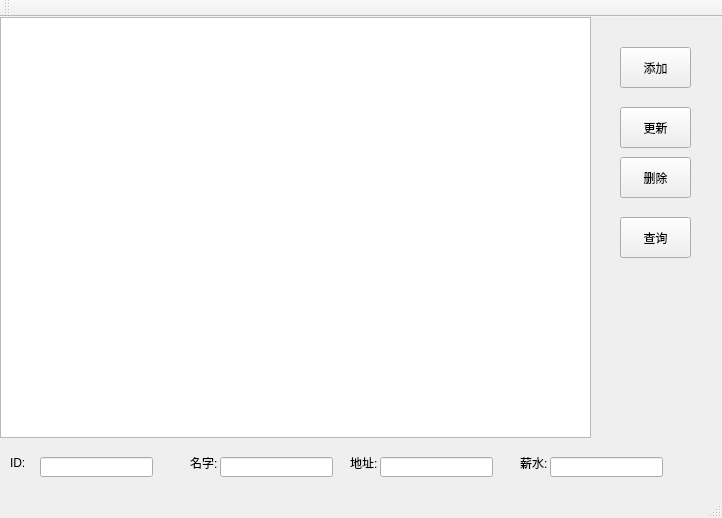
<?xml version="1.0" encoding="UTF-8"?>
<ui version="4.0">
 <class>StaffWindow</class>
 <widget class="QMainWindow" name="StaffWindow">
  <property name="geometry">
   <rect>
    <x>0</x>
    <y>0</y>
    <width>722</width>
    <height>518</height>
   </rect>
  </property>
  <property name="windowTitle">
   <string>StaffWindow</string>
  </property>
  <widget class="QWidget" name="centralWidget">
   <widget class="QListWidget" name="listWidget">
    <property name="geometry">
     <rect>
      <x>0</x>
      <y>0</y>
      <width>591</width>
      <height>421</height>
     </rect>
    </property>
   </widget>
   <widget class="QPushButton" name="addBtn">
    <property name="geometry">
     <rect>
      <x>620</x>
      <y>30</y>
      <width>71</width>
      <height>41</height>
     </rect>
    </property>
    <property name="text">
     <string>添加</string>
    </property>
   </widget>
   <widget class="QPushButton" name="updateBtn">
    <property name="geometry">
     <rect>
      <x>620</x>
      <y>90</y>
      <width>71</width>
      <height>41</height>
     </rect>
    </property>
    <property name="text">
     <string>更新</string>
    </property>
   </widget>
   <widget class="QPushButton" name="delBtn">
    <property name="geometry">
     <rect>
      <x>620</x>
      <y>140</y>
      <width>71</width>
      <height>41</height>
     </rect>
    </property>
    <property name="text">
     <string>删除</string>
    </property>
   </widget>
   <widget class="QPushButton" name="selectBtn">
    <property name="geometry">
     <rect>
      <x>620</x>
      <y>200</y>
      <width>71</width>
      <height>41</height>
     </rect>
    </property>
    <property name="text">
     <string>查询</string>
    </property>
   </widget>
   <widget class="QLabel" name="label">
    <property name="geometry">
     <rect>
      <x>10</x>
      <y>440</y>
      <width>54</width>
      <height>12</height>
     </rect>
    </property>
    <property name="text">
     <string>ID:</string>
    </property>
   </widget>
   <widget class="QLineEdit" name="idEdit">
    <property name="geometry">
     <rect>
      <x>40</x>
      <y>440</y>
      <width>113</width>
      <height>20</height>
     </rect>
    </property>
   </widget>
   <widget class="QLabel" name="label_2">
    <property name="geometry">
     <rect>
      <x>190</x>
      <y>440</y>
      <width>54</width>
      <height>12</height>
     </rect>
    </property>
    <property name="text">
     <string>名字:</string>
    </property>
   </widget>
   <widget class="QLineEdit" name="nameEdit">
    <property name="geometry">
     <rect>
      <x>220</x>
      <y>440</y>
      <width>113</width>
      <height>20</height>
     </rect>
    </property>
   </widget>
   <widget class="QLabel" name="label_3">
    <property name="geometry">
     <rect>
      <x>350</x>
      <y>440</y>
      <width>54</width>
      <height>12</height>
     </rect>
    </property>
    <property name="text">
     <string>地址:</string>
    </property>
   </widget>
   <widget class="QLineEdit" name="addrEdit">
    <property name="geometry">
     <rect>
      <x>380</x>
      <y>440</y>
      <width>113</width>
      <height>20</height>
     </rect>
    </property>
   </widget>
   <widget class="QLabel" name="label_4">
    <property name="geometry">
     <rect>
      <x>520</x>
      <y>440</y>
      <width>54</width>
      <height>12</height>
     </rect>
    </property>
    <property name="text">
     <string>薪水:</string>
    </property>
   </widget>
   <widget class="QLineEdit" name="salaryEdit">
    <property name="geometry">
     <rect>
      <x>550</x>
      <y>440</y>
      <width>113</width>
      <height>20</height>
     </rect>
    </property>
   </widget>
  </widget>
  <widget class="QMenuBar" name="menuBar">
   <property name="geometry">
    <rect>
     <x>0</x>
     <y>0</y>
     <width>722</width>
     <height>23</height>
    </rect>
   </property>
  </widget>
  <widget class="QToolBar" name="mainToolBar">
   <attribute name="toolBarArea">
    <enum>TopToolBarArea</enum>
   </attribute>
   <attribute name="toolBarBreak">
    <bool>false</bool>
   </attribute>
  </widget>
  <widget class="QStatusBar" name="statusBar"/>
 </widget>
 <layoutdefault spacing="6" margin="11"/>
 <resources/>
 <connections/>
</ui>
